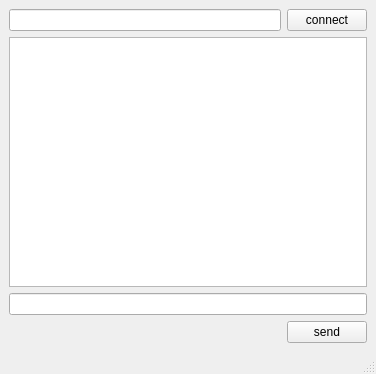
<?xml version="1.0" encoding="UTF-8"?>
<ui version="4.0">
 <class>MainWindow</class>
 <widget class="QMainWindow" name="MainWindow">
  <property name="geometry">
   <rect>
    <x>0</x>
    <y>0</y>
    <width>376</width>
    <height>374</height>
   </rect>
  </property>
  <property name="windowTitle">
   <string>MainWindow</string>
  </property>
  <widget class="QWidget" name="centralwidget">
   <layout class="QGridLayout" name="gridLayout">
    <item row="0" column="0">
     <widget class="QLineEdit" name="ld_ip"/>
    </item>
    <item row="0" column="1">
     <widget class="QPushButton" name="pushButton">
      <property name="text">
       <string>connect</string>
      </property>
     </widget>
    </item>
    <item row="1" column="0" colspan="2">
     <widget class="QTextBrowser" name="textBrowser"/>
    </item>
    <item row="3" column="1">
     <widget class="QPushButton" name="pushButton_2">
      <property name="text">
       <string>send</string>
      </property>
     </widget>
    </item>
    <item row="2" column="0" colspan="2">
     <widget class="QLineEdit" name="lineEdit"/>
    </item>
   </layout>
  </widget>
  <widget class="QMenuBar" name="menubar">
   <property name="geometry">
    <rect>
     <x>0</x>
     <y>0</y>
     <width>376</width>
     <height>22</height>
    </rect>
   </property>
  </widget>
  <widget class="QStatusBar" name="statusbar"/>
 </widget>
 <resources/>
 <connections/>
</ui>
